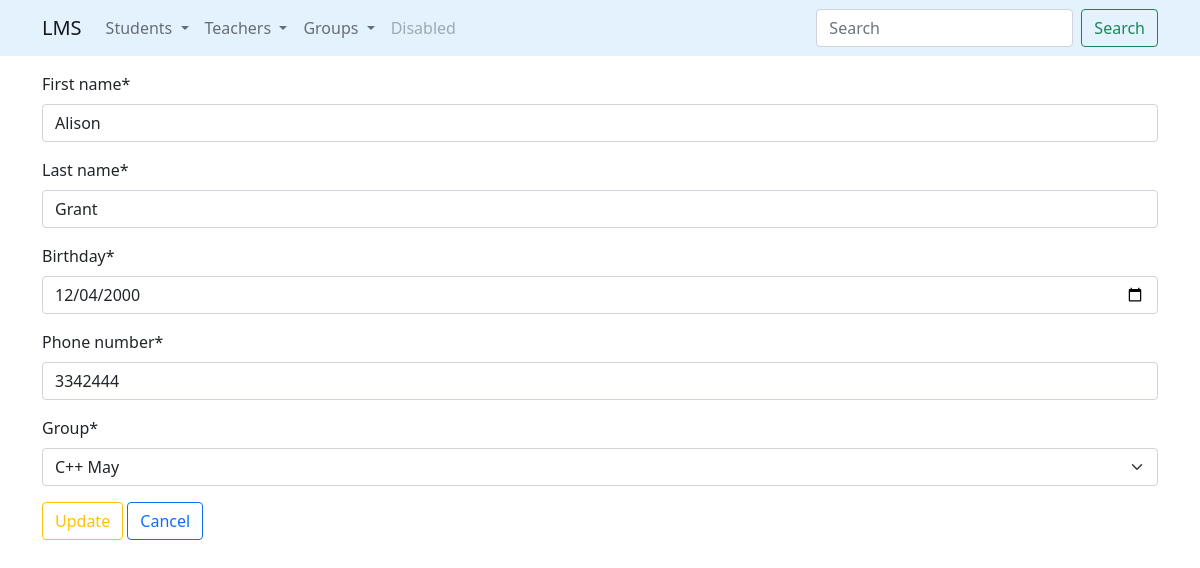
The app's page /students/update/9/ with its own data.
### students/models.py (models this page shows, shortened)
class Students(models.Model):
    first_name = models.CharField(
        max_length=100,
        validators=[MinLengthValidator(2)]
    )
    last_name = models.CharField(
        max_length=100,
        validators=[MinLengthValidator(2)]
    )
    age = models.IntegerField()
    birthday = models.DateField(
        default=datetime.date.today,
        validators=[AdultValidator(20)]
    )
    phone_number = models.CharField(
        max_length=20,
        default='',
        validators=[
            MinLengthValidator(7),
            unique_number_validator
        ]
    )
    enroll_date = models.DateField(default=datetime.date.today)
    graduate_date = models.DateField(default=datetime.date.today)
    group = models.ForeignKey(
        Group,
        on_delete=models.SET_NULL,
        null=True,
        related_name='students'
    )

### students/views.py (the view)
# urls.py: path('update/<int:pk>/', update_student, name='update'),           # U
def update_student(request, pk):
    student = get_object_or_404(Students, id=pk)
    if request.method == 'GET':
        form = StudentCreateForm(instance=student)
    elif request.method == 'POST':
        form = StudentCreateForm(data=request.POST, instance=student)
        if form.is_valid():
            form.save()
            return HttpResponseRedirect(reverse('students:list'))
    return render(request, 'students/update.html', {'form': form})

### students/forms.py (shortened to what this page needs)
class StudentCreateForm(forms.ModelForm):
    class Meta:
        model = Students
        fields = [
            'first_name',
            'last_name',
            'birthday',
            'phone_number',
            'group'
        ]
        widgets = {
            'birthday': forms.DateInput(attrs={'type': 'date'})
        }

### groups/models.py (called while the page is built)
    def __str__(self):
        return self.group_name

### students/templates/students/update.html (shortened to what this page needs)
{% extends 'base.html' %}
{% load crispy_forms_tags %}
{% block content %}
    <form method="post">
        {{ form | crispy }}
        <input class="btn btn-outline-warning" type="submit" value="Update">
        <a class="btn btn-outline-primary" href="{% url 'students:list' %}">Cancel</a>
    </form>
{% endblock %}

### records on screen
Students: first_name "Alison", last_name "Grant", birthday "12/04/2000", phone_number "3342444", group "C++ May"
